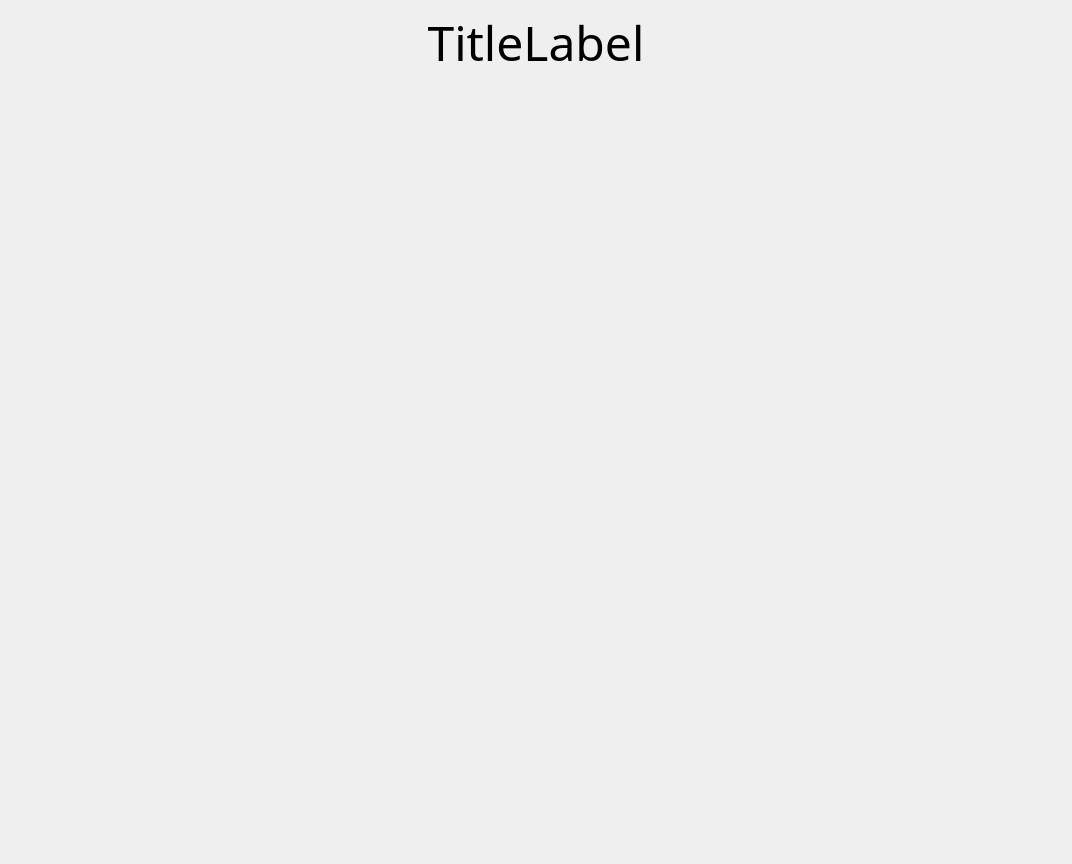
<?xml version="1.0" encoding="UTF-8"?>
<ui version="4.0">
 <class>MainWindow</class>
 <widget class="QMainWindow" name="MainWindow">
  <property name="geometry">
   <rect>
    <x>0</x>
    <y>0</y>
    <width>1072</width>
    <height>864</height>
   </rect>
  </property>
  <property name="windowTitle">
   <string>MainWindow</string>
  </property>
  <property name="autoFillBackground">
   <bool>false</bool>
  </property>
  <property name="dockOptions">
   <set>QMainWindow::AllowTabbedDocks|QMainWindow::AnimatedDocks</set>
  </property>
  <widget class="QWidget" name="MainLayout">
   <layout class="QVBoxLayout" name="verticalLayout">
    <item>
     <widget class="QLabel" name="TitleLabel">
      <property name="sizePolicy">
       <sizepolicy hsizetype="Preferred" vsizetype="Maximum">
        <horstretch>0</horstretch>
        <verstretch>0</verstretch>
       </sizepolicy>
      </property>
      <property name="font">
       <font>
        <family>Arial Rounded MT Bold</family>
        <pointsize>36</pointsize>
       </font>
      </property>
      <property name="text">
       <string>TitleLabel</string>
      </property>
      <property name="alignment">
       <set>Qt::AlignCenter</set>
      </property>
      <property name="margin">
       <number>20</number>
      </property>
     </widget>
    </item>
    <item>
     <widget class="QWidget" name="centralWidget" native="true"/>
    </item>
   </layout>
  </widget>
 </widget>
 <resources/>
 <connections/>
</ui>
